Frame 1 (no input): blank canvas, image omitted
Frame 60 (the mouse pressed at the canvas centre just before this capture): blank canvas, image omitted
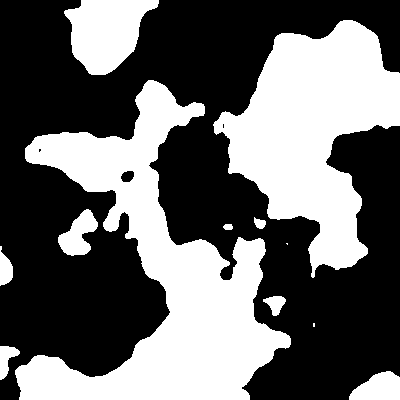
Frame 120 (the mouse held since frame 60 and released just before this capture)

The Processing sketch whose frames 1 and 60 were blank and that drew this single picture after the mouse press (run headless with seeded random() and noise(); from frame 60 on, the mouse is pressed at the canvas centre):

// Processing sketch: Noise2D
// ── Noise2D.pde
void setup(){
  size(400, 400);
  noStroke();
  colorMode(HSB);
}

void draw(){
  //float zoom = map(mouseX, 0, width, 10, 100);
  float zoom = 100;
  float time = millis()/1000.0;
  
  float threshold = mouseX / (float)width;
  
  for (int x = 0; x < width; x++){
    for (int y = 0; y < width; y++){
      float val = map(noise(x/zoom, y/zoom, time), .1, .9, 0, 1); //Value without map is from about .2 or .1 to .8 or .9 instead of 0 to 1
      
      fill(val < threshold ? 0 : 255);
      
      rect(x, y, 1, 1);
    }
  }
}
